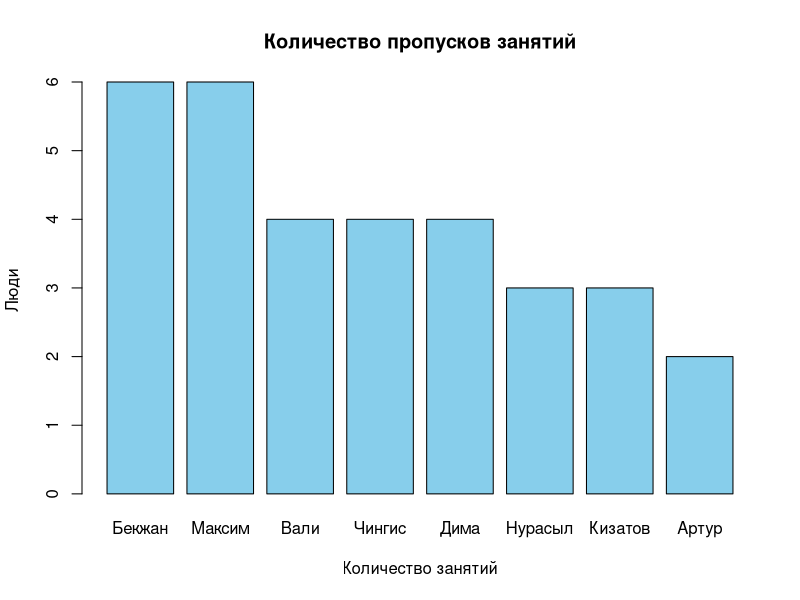

Reproduce this figure in R.
people <- c("Бекжан", "Максим", "Вали", "Чингис", "Дима", "Нурасыл", "Кизатов", "Артур")

digits <- c(6, 6, 4, 4, 4, 3, 3, 2)

data <- data.frame(people, digits)

data <- data[order(data$digits, decreasing = TRUE),]

barplot(data$digits, names.arg = data$people, col = "skyblue", main = "Количество пропусков занятий", xlab = "Количество занятий", ylab = "Люди", beside = TRUE)
